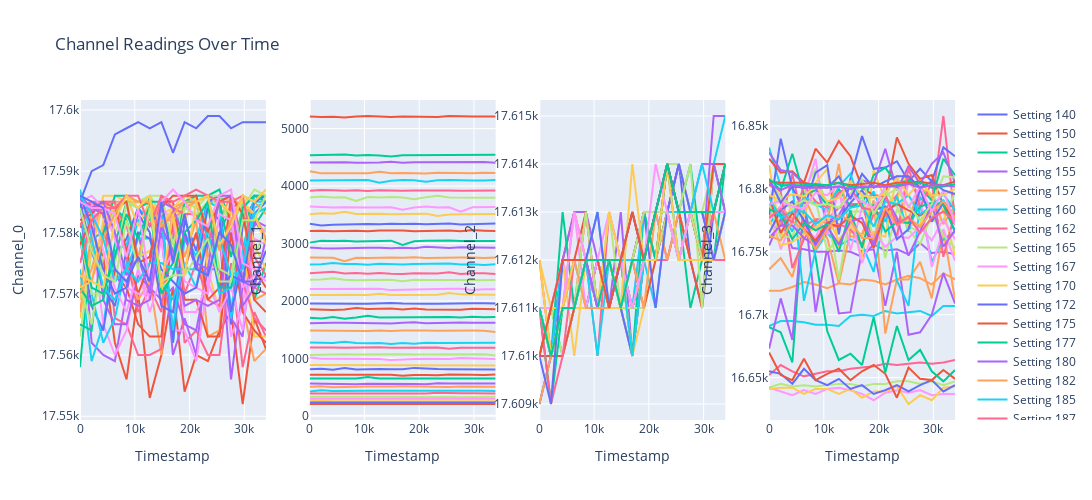

Source (notebook cell):
### Code cell
import matplotlib.pyplot as plt
import plotly.graph_objects as go
from plotly.subplots import make_subplots

# Group the data by 'Setting'
grouped = df.groupby('Setting', as_index=False)  # Keep 'Setting' as a column, not as an index

# Normalize the timestamps in each group
def normalize_timestamps(group):
    group['Timestamp'] = group['Timestamp'] - group['Timestamp'].iloc[0]
    return group

# Apply the normalization function to each group
df_normalized = grouped.apply(normalize_timestamps).reset_index(drop=False)

# Group the normalized DataFrame again for plotting
grouped_normalized = df_normalized.groupby('Setting')


# use plotly to explore the data interactively
# Assume df_normalized is your DataFrame and is properly formatted

# Define the figure with subplots
fig = make_subplots(rows=1, cols=4, shared_yaxes=False)

# List of channels to plot
channels = ['Channel_0', 'Channel_1', 'Channel_2', 'Channel_3']

# # Using a color palette from Plotly for 10 categories
# colors = ['#1f77b4', '#ff7f0e', '#2ca02c', '#d62728', '#9467bd', 
#           '#8c564b', '#e377c2', '#7f7f7f', '#bcbd22', '#17becf']

# Plot each channel in its respective subplot
for i, channel in enumerate(channels):
    for setting in df_normalized['Setting'].unique():
        # Filter the DataFrame for each setting
        df_filtered = df_normalized[df_normalized['Setting'] == setting]
        fig.add_trace(
            go.Scatter(
                x=df_filtered['Timestamp'],
                y=df_filtered[channel],
                mode='lines',
                name=f'Setting {setting}',
                # line=dict(color=colors[setting % len(colors)])  # Loop through colors cyclically
            ),
            row=1, col=i+1
        )

    # Set titles and axes labels
    fig.update_xaxes(title_text='Timestamp', row=1, col=i+1)
    fig.update_yaxes(title_text=channel, row=1, col=i+1)
    fig.update_layout(height=500, width=2000, title_text=f'{channel} vs. Timestamp')

# Improve layout and display figure
fig.update_layout(title_text="Channel Readings Over Time", showlegend=True)
fig.show()
